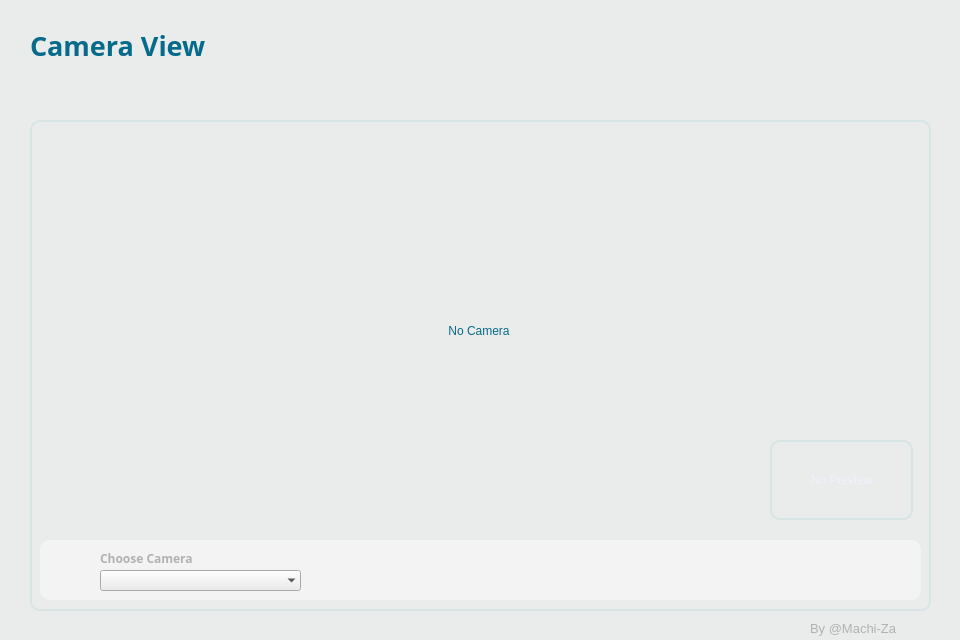
<?xml version="1.0" encoding="UTF-8"?>
<ui version="4.0">
 <class>Main</class>
 <widget class="QMainWindow" name="Main">
  <property name="geometry">
   <rect>
    <x>0</x>
    <y>0</y>
    <width>960</width>
    <height>640</height>
   </rect>
  </property>
  <property name="windowTitle">
   <string>MainWindow</string>
  </property>
  <property name="styleSheet">
   <string notr="true">background-color: rgb(234, 236, 235);</string>
  </property>
  <widget class="QWidget" name="centralwidget">
   <widget class="QLabel" name="Lbl_Title">
    <property name="geometry">
     <rect>
      <x>30</x>
      <y>30</y>
      <width>221</width>
      <height>31</height>
     </rect>
    </property>
    <property name="font">
     <font>
      <family>Segoe UI Black</family>
      <pointsize>20</pointsize>
      <weight>75</weight>
      <bold>true</bold>
     </font>
    </property>
    <property name="styleSheet">
     <string notr="true">color: rgb(6, 106, 138);</string>
    </property>
    <property name="text">
     <string>Camera View</string>
    </property>
   </widget>
   <widget class="QFrame" name="Pnl_Main">
    <property name="geometry">
     <rect>
      <x>30</x>
      <y>120</y>
      <width>901</width>
      <height>491</height>
     </rect>
    </property>
    <property name="styleSheet">
     <string notr="true">border-radius: 10px;
border: 2px solid rgb(215, 229, 228);</string>
    </property>
    <property name="frameShape">
     <enum>QFrame::StyledPanel</enum>
    </property>
    <property name="frameShadow">
     <enum>QFrame::Raised</enum>
    </property>
    <widget class="QFrame" name="Pnl_Menu">
     <property name="geometry">
      <rect>
       <x>10</x>
       <y>420</y>
       <width>881</width>
       <height>60</height>
      </rect>
     </property>
     <property name="styleSheet">
      <string notr="true">border:6px;
background-color: rgb(243, 243, 243);</string>
     </property>
     <property name="frameShape">
      <enum>QFrame::StyledPanel</enum>
     </property>
     <property name="frameShadow">
      <enum>QFrame::Raised</enum>
     </property>
     <widget class="QPushButton" name="Btn_Capture">
      <property name="geometry">
       <rect>
        <x>420</x>
        <y>10</y>
        <width>41</width>
        <height>41</height>
       </rect>
      </property>
      <property name="font">
       <font>
        <family>Open Sans</family>
        <pointsize>10</pointsize>
        <weight>75</weight>
        <bold>true</bold>
       </font>
      </property>
      <property name="styleSheet">
       <string notr="true">border:0px;
border-radius: 0px;
padding: 3px;
background-color: rgb(243, 243, 243);
</string>
      </property>
      <property name="text">
       <string/>
      </property>
      <property name="icon">
       <iconset resource="Res.qrc">
        <normaloff>:/Icon/Resources/photo_camera_48dp.svg</normaloff>:/Icon/Resources/photo_camera_48dp.svg</iconset>
      </property>
      <property name="iconSize">
       <size>
        <width>41</width>
        <height>41</height>
       </size>
      </property>
     </widget>
     <widget class="QPushButton" name="Btn_CameraOff">
      <property name="geometry">
       <rect>
        <x>320</x>
        <y>10</y>
        <width>41</width>
        <height>41</height>
       </rect>
      </property>
      <property name="font">
       <font>
        <family>Open Sans</family>
        <pointsize>10</pointsize>
        <weight>75</weight>
        <bold>true</bold>
       </font>
      </property>
      <property name="styleSheet">
       <string notr="true">border:0px;
border-radius: 0px;
padding: 3px;
background-color: rgb(243, 243, 243);
</string>
      </property>
      <property name="text">
       <string/>
      </property>
      <property name="icon">
       <iconset resource="Res.qrc">
        <normaloff>:/Icon/Resources/videocam_off_48dp.svg</normaloff>:/Icon/Resources/videocam_off_48dp.svg</iconset>
      </property>
      <property name="iconSize">
       <size>
        <width>41</width>
        <height>41</height>
       </size>
      </property>
     </widget>
     <widget class="QPushButton" name="Btn_Switch">
      <property name="geometry">
       <rect>
        <x>520</x>
        <y>10</y>
        <width>41</width>
        <height>41</height>
       </rect>
      </property>
      <property name="font">
       <font>
        <family>Open Sans</family>
        <pointsize>10</pointsize>
        <weight>75</weight>
        <bold>true</bold>
       </font>
      </property>
      <property name="styleSheet">
       <string notr="true">border:0px;
border-radius: 0px;
padding: 3px;
background-color: rgb(243, 243, 243);
</string>
      </property>
      <property name="text">
       <string/>
      </property>
      <property name="icon">
       <iconset resource="Res.qrc">
        <normaloff>:/Icon/Resources/cameraswitch_48dp.svg</normaloff>:/Icon/Resources/cameraswitch_48dp.svg</iconset>
      </property>
      <property name="iconSize">
       <size>
        <width>41</width>
        <height>41</height>
       </size>
      </property>
     </widget>
     <widget class="QPushButton" name="Btn_CameraOn">
      <property name="geometry">
       <rect>
        <x>320</x>
        <y>10</y>
        <width>41</width>
        <height>41</height>
       </rect>
      </property>
      <property name="font">
       <font>
        <family>Open Sans</family>
        <pointsize>10</pointsize>
        <weight>75</weight>
        <bold>true</bold>
       </font>
      </property>
      <property name="styleSheet">
       <string notr="true">border:0px;
border-radius: 0px;
padding: 3px;
background-color: rgb(243, 243, 243);
</string>
      </property>
      <property name="text">
       <string/>
      </property>
      <property name="icon">
       <iconset resource="Res.qrc">
        <normaloff>:/Icon/Resources/videocam_48dp.svg</normaloff>:/Icon/Resources/videocam_48dp.svg</iconset>
      </property>
      <property name="iconSize">
       <size>
        <width>41</width>
        <height>41</height>
       </size>
      </property>
     </widget>
     <widget class="QLabel" name="Lbl_Menu">
      <property name="geometry">
       <rect>
        <x>60</x>
        <y>10</y>
        <width>101</width>
        <height>16</height>
       </rect>
      </property>
      <property name="font">
       <font>
        <family>Segoe UI Semibold</family>
        <weight>75</weight>
        <bold>true</bold>
       </font>
      </property>
      <property name="styleSheet">
       <string notr="true">color: rgb(177, 177, 177);</string>
      </property>
      <property name="text">
       <string>Choose Camera</string>
      </property>
     </widget>
     <widget class="QPushButton" name="Btn_Refresh">
      <property name="geometry">
       <rect>
        <x>160</x>
        <y>10</y>
        <width>20</width>
        <height>20</height>
       </rect>
      </property>
      <property name="font">
       <font>
        <family>Open Sans</family>
        <pointsize>10</pointsize>
        <weight>75</weight>
        <bold>true</bold>
       </font>
      </property>
      <property name="styleSheet">
       <string notr="true">border:0px;
border-radius: 0px;
padding: 3px;
background-color: rgb(243, 243, 243);
</string>
      </property>
      <property name="text">
       <string/>
      </property>
      <property name="icon">
       <iconset resource="Res.qrc">
        <normaloff>:/Icon/Resources/autorenew_48dp.svg</normaloff>:/Icon/Resources/autorenew_48dp.svg</iconset>
      </property>
      <property name="iconSize">
       <size>
        <width>20</width>
        <height>20</height>
       </size>
      </property>
     </widget>
    </widget>
    <widget class="QLabel" name="Cam_View">
     <property name="geometry">
      <rect>
       <x>110</x>
       <y>20</y>
       <width>678</width>
       <height>381</height>
      </rect>
     </property>
     <property name="styleSheet">
      <string notr="true">border:0px;
border-radius: 0px;
padding: 3px;
background-color: rgb(234, 236, 235);
color: rgb(6, 106, 138);</string>
     </property>
     <property name="text">
      <string>No Camera</string>
     </property>
     <property name="alignment">
      <set>Qt::AlignCenter</set>
     </property>
    </widget>
    <widget class="QLabel" name="Cam_Preview">
     <property name="geometry">
      <rect>
       <x>740</x>
       <y>320</y>
       <width>143</width>
       <height>80</height>
      </rect>
     </property>
     <property name="minimumSize">
      <size>
       <width>143</width>
       <height>80</height>
      </size>
     </property>
     <property name="maximumSize">
      <size>
       <width>143</width>
       <height>80</height>
      </size>
     </property>
     <property name="styleSheet">
      <string notr="true">border-radius: 10px;
color:rgb(238, 241, 250);</string>
     </property>
     <property name="text">
      <string>No Preview</string>
     </property>
     <property name="alignment">
      <set>Qt::AlignCenter</set>
     </property>
    </widget>
   </widget>
   <widget class="QComboBox" name="Cbx_Camera">
    <property name="geometry">
     <rect>
      <x>100</x>
      <y>570</y>
      <width>201</width>
      <height>21</height>
     </rect>
    </property>
    <property name="styleSheet">
     <string notr="true">text-align: left;
padding-left: 10px;</string>
    </property>
    <property name="frame">
     <bool>false</bool>
    </property>
   </widget>
   <widget class="QLabel" name="label">
    <property name="geometry">
     <rect>
      <x>810</x>
      <y>620</y>
      <width>121</width>
      <height>16</height>
     </rect>
    </property>
    <property name="font">
     <font>
      <family>Segoe UI</family>
      <pointsize>10</pointsize>
      <weight>50</weight>
      <bold>false</bold>
     </font>
    </property>
    <property name="styleSheet">
     <string notr="true">color: rgb(177, 177, 177);</string>
    </property>
    <property name="text">
     <string>By @Machi-Za</string>
    </property>
   </widget>
  </widget>
 </widget>
 <resources>
  <include location="Res.qrc"/>
 </resources>
 <connections/>
</ui>
